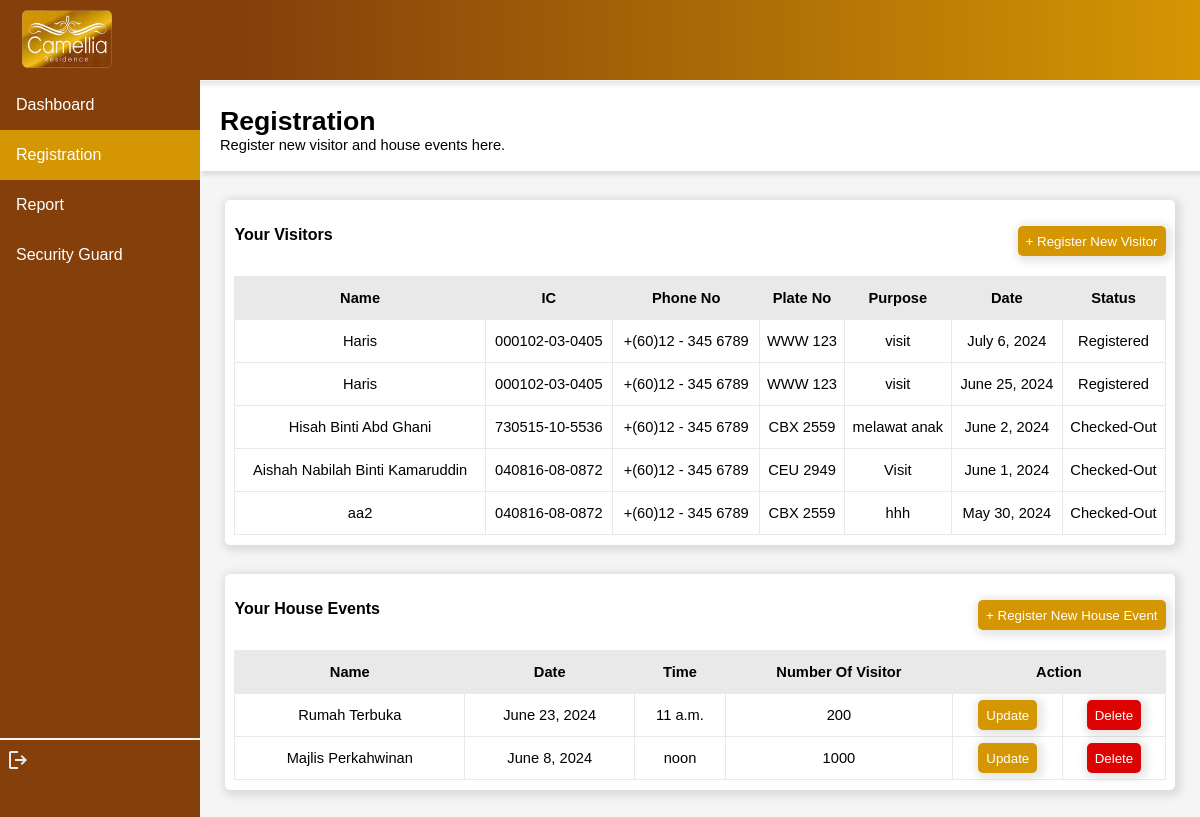
Page /camelliaresidence/residentregistration/RES50-001 on the committed database.
### residentialvisitor/models.py (models this page shows)
class Visitor(models.Model):
    visName = models.TextField(max_length=255)
    visIC = models.CharField(max_length=14)
    visPhoneno = models.CharField(max_length=20)
    plateNo = models.CharField(max_length=20)
    houseNo = models.CharField(max_length=6)
    street = models.CharField(max_length=30)
    address = models.CharField(max_length=255)
    purpose = models.TextField(max_length=255)
    date = models.DateField()
    timeIn = models.TimeField(null=True)
    timeOut = models.TimeField(null=True)
    duration = models.CharField(max_length=5) #days example : 1 day, 3 days, 7 days
    status = models.TextField(max_length=10, default='Registered') #Registered / Check in / Check out
    resID = models.ForeignKey(Resident, on_delete=models.CASCADE, null=True)
    guardID = models.ForeignKey(Guard, on_delete=models.CASCADE, null=True)

class Event(models.Model):
    eventName = models.TextField(max_length=255)
    houseNo = models.CharField(max_length=6)
    street = models.CharField(max_length=30)
    address = models.CharField(max_length=255)
    date = models.DateField()
    time = models.TimeField()
    duration = models.CharField(max_length=5) #days example : 1 day, 3 days, 7 days
    numOfVisitor = models.IntegerField()
    message = models.TextField(max_length=255, null=True)
    resID = models.ForeignKey(Resident, on_delete=models.CASCADE, null=True)

### residentialvisitor/views.py (the view)
# urls.py: path('residentregistration/<str:resID>', views.resident_registration, name='resident_registration'),
def resident_registration(request, resID):
    myresident = Resident.objects.get(resID=resID)
    myvisitor = Visitor.objects.filter(resID=resID).order_by('-date').values()
    myevent = Event.objects.filter(resID=resID).order_by('-date').values()
    dict = {
        'myresident':myresident,
        'myvisitor':myvisitor,
        'myevent':myevent
    }
    return render(request, 'resident_registration.html', dict)

### residentialvisitor/templates/resident_registration.html (shortened to what this page needs)
<!DOCTYPE html>
<html lang="en">
<head>
</head>
<body>
    {% load static %}
    <header>
        <img src="{% static 'logo.png' %}" alt="" width="90px" height="58px" style="float: left; margin-left: 1%;">
    </header>
    <div class="sidenav">
        <a href="{% url 'resident_dashboard' myresident.resID %}" id="page">Dashboard</a>
        <a href="{% url 'resident_registration' myresident.resID %}" class="active" id="page">Registration</a>
        <a href="{% url 'resident_report' myresident.resID %}" id="page">Report</a>
        <a href="{% url 'resident_guard' myresident.resID %}" id="page">Security Guard</a>
        <br>
        <hr>
        <a href="{% url 'resident_login' %}" style="margin-left: 3%;"><svg xmlns="http://www.w3.org/2000/svg" height="24px" viewBox="0 -960 960 960" width="24px" fill="#e8eaed"><path d="M200-120q-33 0-56.5-23.5T120-200v-560q0-33 23.5-56.5T200-840h280v80H200v560h280v80H200Zm440-160-55-58 102-102H360v-80h327L585-622l55-58 200 200-200 200Z"/></svg></a>
    </div>
    <div class="content">
        <div id="title">
            <p><span style="font-size: 20pt; font-weight: bold;">Registration <br></span>Register new visitor and house events here.</p>
        </div>
        <div style="margin: 1%; justify-content: center; height: max-content;">
            <div class="info" style="height: max-content;">
                <p style="font-size: 12pt; font-weight: bold;">Your Visitors <button style="float: right;" ><a href="registervisitor/{{myresident.resID}}">+ Register New Visitor</a></button></p><br>
                <table>
                    <tr>
                        <th>Name</th>
                        <th>IC</th>
                        <th>Phone No</th>
                        <th>Plate No</th>
                        <th>Purpose</th>
                        <th>Date</th>
                        <th>Status</th>
                    </tr>
                    {% for x in myvisitor %}
                    <tr>
                        <td>{{x.visName}}</td>
                        <td>{{x.visIC}}</td>
                        <td>{{x.visPhoneno}}</td>
                        <td>{{x.plateNo}}</td>
                        <td>{{x.purpose}}</td>
                        <td>{{x.date}}</td>
                        <td>{{x.status}}</td>
                    </tr>
                    {% endfor %}
                </table>
        </div>
        <div style="justify-content: center; height: max-content;">
            <div class="info" style="height: max-content;">
                <p style="font-size: 12pt; font-weight: bold;">Your House Events <button style="float: right;" ><a href="registerevent/{{myresident.resID}}">+ Register New House Event</a></button></p><br>
                <table>
                    <tr>
                        <th>Name</th>
                        <th>Date</th>
                        <th>Time</th>
                        <th>Number Of Visitor</th>
                        <th colspan="2">Action</th>
                    </tr>
                    {% for x in myevent %}
                    <tr>
                        <td>{{x.eventName}}</td>
                        <td>{{x.date}}</td>
                        <td>{{x.time}}</td>
                        <td>{{x.numOfVisitor}}</td>
                        <td><button><a href="updateevent/{{myresident.resID}}/{{x.id}}">Update</a></button></td>
                        <td>
                            <form method="post" action="{% url 'delete_event' myresident.resID  x.id %}" onsubmit="return confirmDelete(this);">
                                <button type="submit" style="background-color: rgb(222, 3, 3); color: white;">Delete</button>
                            </form>
                        </td>
                    </tr>
                    {% endfor %}
                </table>
        </div>
    </div>
</body>
</html>

### residentialvisitor/templates/resident_registration.html (style rules this page uses)
body { margin: 0%; top: 0; font-family: Verdana, Geneva, Tahoma, sans-serif; }
header { background-image: linear-gradient(270deg, rgba(212, 150, 3, 1) 0%, rgba(132, 63, 11, 1) 80%); height: 70px; border-bottom: 1px solid whitesmoke; padding-top: 10px; padding-left: 10px; top: 0; position: sticky; background-color: white; box-shadow: 2px 4px 4px rgba(0, 0, 0, 0.1); }
.sidenav { height: 100%; width: 200px; position: fixed; z-index: 1; top: 80px; left: 0; background-color: #843F0B; overflow-x: hidden; }
.sidenav #page { display: block; color: white; padding: 16px; text-decoration: none; }
.sidenav #page.active { background-color: #d49603; color: white; }
div.content { margin-left: 200px; height: 1000px; background-color: whitesmoke; font-size: 11pt; }
#title { background-color: white; box-shadow: 2px 4px 4px rgba(0, 0, 0, 0.1); height: 80px; padding-left: 2%; padding-top: 1%; }
.info { background-color: white; box-shadow: 2px 2px 8px 4px rgba(0, 0, 0, 0.1); border-radius: 5px; padding: 1%; margin: 1.5%; margin-top: 3%; }
hr { border: 0.5px solid whitesmoke; margin-top: 440px; }
button { padding-right: 8px; padding-left: 8px; height: 30px; border-radius: 5px; box-shadow: 2px 2px 8px 4px rgba(0, 0, 0, 0.1); border: 0; background-color: #d49603; }
a { text-decoration: none; color: white; }
table,tr,th,td { border: rgb(233, 233, 233) solid 1px; border-collapse: collapse; width: 100%; }
tr,th,td { height: 40px; width: max-content; text-align: center; }
th { background-color: rgb(233, 233, 233); }

### rows in the picture
Visitor: visName "Haris", visIC "000102-03-0405", visPhoneno "+(60)12 - 345 6789", plateNo "WWW 123", purpose "visit", date "July 6, 2024", status "Registered"
Visitor: visName "Haris", visIC "000102-03-0405", visPhoneno "+(60)12 - 345 6789", plateNo "WWW 123", purpose "visit", date "June 25, 2024", status "Registered"
Visitor: visName "Hisah Binti Abd Ghani", visIC "730515-10-5536", visPhoneno "+(60)12 - 345 6789", plateNo "CBX 2559", purpose "melawat anak", date "June 2, 2024", status "Checked-Out"
Visitor: visName "Aishah Nabilah Binti Kamaruddin", visIC "040816-08-0872", visPhoneno "+(60)12 - 345 6789", plateNo "CEU 2949", purpose "Visit", date "June 1, 2024", status "Checked-Out"
Visitor: visName "aa2", visIC "040816-08-0872", visPhoneno "+(60)12 - 345 6789", plateNo "CBX 2559", purpose "hhh", date "May 30, 2024", status "Checked-Out"
Event: eventName "Rumah Terbuka", date "June 23, 2024", time "11 a.m.", numOfVisitor "200"
Event: eventName "Majlis Perkahwinan", date "June 8, 2024", time "noon", numOfVisitor "1000"
